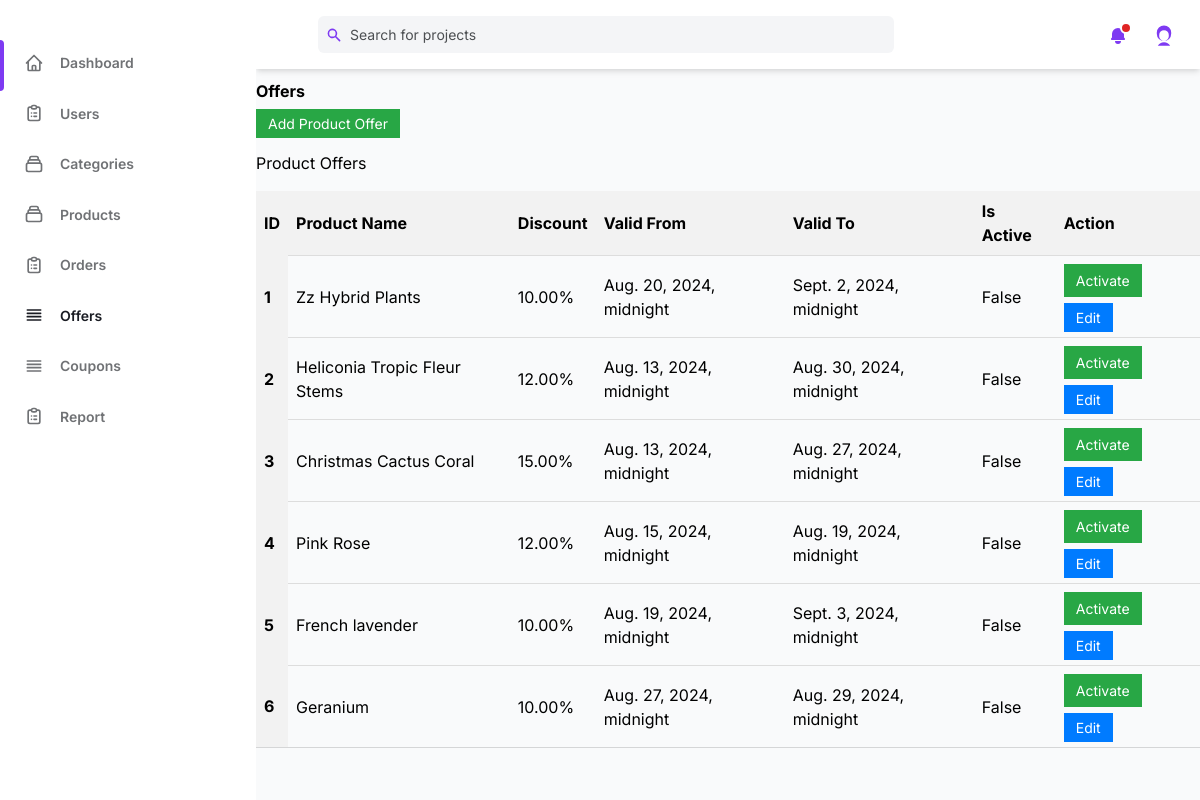
/admin_offers/ (signed in), run on the app's committed database.
### admin_dashboard/models.py (models this page shows)
class ProductOffer(models.Model):
    product = models.ForeignKey(Product, on_delete=models.CASCADE, related_name='offer')
    variant = models.OneToOneField(Variant, on_delete=models.CASCADE, related_name='variant_offer')
    discount_percentage = models.DecimalField(max_digits=5, decimal_places=2)
    valid_from = models.DateTimeField()
    valid_to = models.DateTimeField()
    is_active = models.BooleanField(default=False)
    def __str__(self):
        return f"{self.product.name} - {self.discount_percentage}%"

### products/models.py (models this page shows, shortened)
class Product(models.Model):
    name = models.CharField(max_length=20)
    image = models.ImageField(upload_to='product_image/', blank=False, null=False)
    cropping = ImageRatioField('image', '430x360')
    description = models.TextField()
    category = models.ForeignKey(Category, on_delete=models.CASCADE, related_name='products')
    is_listed = models.BooleanField(default=True)
    offer_applied =models.BooleanField(default=False)
    slug = models.SlugField(unique=True, blank=True)

### admin_dashboard/views.py (the view)
# urls.py: path('admin_offers/', views.admin_offers, name='admin_offers'),
@never_cache
@login_required(login_url='/admin_login/')
@user_passes_test(is_user_superuser)
def admin_offers(request):
    product_offers = ProductOffer.objects.all()
    now = timezone.now()
    for offer in product_offers:
        if offer.valid_to < now and offer.is_active:
            offer.is_active = False
            offer.save()
            messages.info(request, f'Product offer "{offer}" has expired and was deactivated.')
    products = Product.objects.all()
    context = {
        "products": products,
        "product_offers": product_offers
    }
    return render(request, 'Admin side/admin_offers.html', context)

### admin_dashboard/views.py (called while the page is built)
def is_user_superuser(user):
    return user.is_superuser

### templates/Admin side/admin_offers.html (shortened to what this page needs)
{%load static%}
<!DOCTYPE html>
<html :class="{ 'theme-dark': dark }" x-data="data()" lang="en">
<head>
    <link rel="stylesheet" href="{%static 'css/tailwind.output.css'%}" />
    <link rel="stylesheet" href="https://cdnjs.cloudflare.com/ajax/libs/Chart.js/2.9.3/Chart.min.css" />
    <link rel="stylesheet" href="{%static 'css/catstyles.css'%}">
    <link rel="stylesheet" href="https://cdnjs.cloudflare.com/ajax/libs/Jcrop/0.9.15/css/jquery.Jcrop.min.css">
</head>
<body>
    <div class="flex h-screen bg-gray-50 dark:bg-gray-900">
        <aside class="z-20 hidden w-64 overflow-y-auto bg-white dark:bg-gray-800 md:block flex-shrink-0">
            <div class="py-4 text-gray-500 dark:text-gray-400">
                <ul class="mt-6">
                    <li class="relative px-6 py-3">
                        <span class="absolute inset-y-0 left-0 w-1 bg-purple-600 rounded-tr-lg rounded-br-lg"
                            aria-hidden="true"></span>
                        <a class="inline-flex items-center w-full text-sm font-semibold transition-colors duration-150 hover:text-gray-800 dark:hover:text-gray-200"
                            href="{%url 'admin_dashboard'%}">
                            <span class="ml-4">Dashboard</span>
                        </a>
                    </li>
                </ul>
                <ul>
                    <li class="relative px-6 py-3">
                        <a class="inline-flex items-center w-full text-sm font-semibold transition-colors duration-150 hover:text-gray-800 dark:hover:text-gray-200 dark:text-gray-100"
                            href="{%url 'admin_view_users'%}">
                            <span class="ml-4">Users</span>
                        </a>
                    </li>
                    <li class="relative px-6 py-3">
                        <a class="inline-flex items-center w-full text-sm font-semibold transition-colors duration-150 hover:text-gray-800 dark:hover:text-gray-200"
                            href="{%url 'admin_categories'%}">
                            <span class="ml-4">Categories</span>
                        </a>
                    </li>
                    <li class="relative px-6 py-3">
                        <a class="inline-flex items-center w-full text-sm font-semibold transition-colors duration-150 hover:text-gray-800 dark:hover:text-gray-200"
                            href="{%url 'admin_products'%}">
                            <span class="ml-4">Products</span>
                        </a>
                    </li>
                    <li class="relative px-6 py-3">
                        <a class="inline-flex items-center w-full text-sm font-semibold transition-colors duration-150 hover:text-gray-800 dark:hover:text-gray-200"
                            href="{%url 'admin_orders'%}">
                            <span class="ml-4">Orders</span>
                        </a>
                    </li>
                    <li class="relative px-6 py-3">
                        <a class="inline-flex items-center w-full text-sm font-semibold transition-colors text-gray-800 duration-150 hover:text-gray-800 dark:hover:text-gray-200"
                            href="{%url 'admin_offers'%}">
                            <svg class="w-5 h-5" aria-hidden="true" fill="none" stroke-linecap="round"
                                stroke-linejoin="round" stroke-width="2" viewBox="0 0 24 24" stroke="currentColor">
                                <path d="M4 6h16M4 10h16M4 14h16M4 18h16"></path>
                            </svg>
                            <span class="ml-4">Offers</span>
                        </a>
                    </li>
                    <li class="relative px-6 py-3">
                        <a class="inline-flex items-center w-full text-sm font-semibold transition-colors duration-150 hover:text-gray-800 dark:hover:text-gray-200"
                            href="{%url 'admin_coupons'%}">
                            <svg class="w-5 h-5" aria-hidden="true" fill="none" stroke-linecap="round"
                                stroke-linejoin="round" stroke-width="2" viewBox="0 0 24 24" stroke="currentColor">
                                <path d="M4 6h16M4 10h16M4 14h16M4 18h16"></path>
                            </svg>
                            <span class="ml-4">Coupons</span>
                        </a>
                    </li>
                    <li class="relative px-6 py-3">
                        <a class="inline-flex items-center w-full text-sm font-semibold transition-colors duration-150 hover:text-gray-800 dark:hover:text-gray-200"
                            href="{%url 'report'%}">
                            <span class="ml-4">Report</span>
                        </a>
                    </li>
                </ul>
            </div>
        </aside>
        <div class="flex flex-col flex-1 w-full">
            <header class="z-10 py-4 bg-white shadow-md dark:bg-gray-800">
                <div
                    class="container flex items-center justify-between h-full px-6 mx-auto text-purple-600 dark:text-purple-300">
                    <div class="flex justify-center flex-1 lg:mr-32">
                        <div class="relative w-full max-w-xl mr-6 focus-within:text-purple-500">
                            <div class="absolute inset-y-0 flex items-center pl-2">
                                <svg class="w-4 h-4" aria-hidden="true" fill="currentColor" viewBox="0 0 20 20">
                                    <path fill-rule="evenodd"
                                        d="M8 4a4 4 0 100 8 4 4 0 000-8zM2 8a6 6 0 1110.89 3.476l4.817 4.817a1 1 0 01-1.414 1.414l-4.816-4.816A6 6 0 012 8z"
                                        clip-rule="evenodd"></path>
                                </svg>
                            </div>
                            <input
                                class="w-full pl-8 pr-2 text-sm text-gray-700 placeholder-gray-600 bg-gray-100 border-0 rounded-md dark:placeholder-gray-500 dark:focus:shadow-outline-gray dark:focus:placeholder-gray-600 dark:bg-gray-700 dark:text-gray-200 focus:placeholder-gray-500 focus:bg-white focus:border-purple-300 focus:outline-none focus:shadow-outline-purple form-input"
                                type="text" placeholder="Search for projects" aria-label="Search" />
                        </div>
                    </div>
                    <ul class="flex items-center flex-shrink-0 space-x-6">
                        <li class="relative">
                            <button
                                class="relative align-middle rounded-md focus:outline-none focus:shadow-outline-purple"
                                @click="toggleNotificationsMenu" @keydown.escape="closeNotificationsMenu"
                                aria-label="Notifications" aria-haspopup="true">
                                <svg class="w-5 h-5" aria-hidden="true" fill="currentColor" viewBox="0 0 20 20">
                                    <path
                                        d="M10 2a6 6 0 00-6 6v3.586l-.707.707A1 1 0 004 14h12a1 1 0 00.707-1.707L16 11.586V8a6 6 0 00-6-6zM10 18a3 3 0 01-3-3h6a3 3 0 01-3 3z">
                                    </path>
                                </svg>
                                <span aria-hidden="true"
                                    class="absolute top-0 right-0 inline-block w-3 h-3 transform translate-x-1 -translate-y-1 bg-red-600 border-2 border-white rounded-full dark:border-gray-800"></span>
                            </button>
                        </li>
                        <li class="relative">
                            <button class="align-middle rounded-full focus:shadow-outline-purple focus:outline-none"
                                @click="toggleProfileMenu" @keydown.escape="closeProfileMenu" aria-label="Account"
                                aria-haspopup="true">
                                <svg class="w-6 h-6 text-purple-600 dark:text-purple-300" fill="currentColor"
                                    viewBox="0 0 20 20" xmlns="http://www.w3.org/2000/svg">
                                    <path fill-rule="evenodd"
                                        d="M10 2a6 6 0 00-6 6v1a6 6 0 1012 0V8a6 6 0 00-6-6zm-4 8a4 4 0 118 0v1a4 4 0 11-8 0V10zm4 6a6 6 0 00-5.14 3h10.28A6 6 0 0010 16z"
                                        clip-rule="evenodd"></path>
                                </svg>
                            </button>
                        </li>
                    </ul>
                </div>
            </header>
            <main id="main" class="main">
                <section class="section">
                    <div class="row">
                        <div class="col-lg-12">
                            <div class="card">
                                <div class="card-body">
                                    <h1 class="card-title justify-center mb-2"><b>Offers</b></h1>
                                    <a href="#addProductOffer" class="btn btn-success mb-4 mt-2">Add Product Offer</a>
                                    <h2 class="mt-4">Product Offers</h2>
                                    <div class="table-responsive mt-4">
                                        <table class="table datatable">
                                            <thead>
                                                <tr>
                                                    <th scope="col">ID</th>
                                                    <th scope="col">Product Name</th>
                                                    <th scope="col">Discount</th>
                                                    <th scope="col">Valid From</th>
                                                    <th scope="col">Valid To</th>
                                                    <th scope="col">Is Active</th>
                                                    <th scope="col">Action</th>
                                                </tr>
                                            </thead>
                                            <tbody>
                                                {% for offer in product_offers %}
                                                <tr>
                                                    <th scope="row">{{ forloop.counter }}</th>
                                                    <td>{{ offer.product.name }}</td>
                                                    <td>{{ offer.discount_percentage }}%</td>
                                                    <td>{{ offer.valid_from }}</td>
                                                    <td>{{ offer.valid_to }}</td>
                                                    <td>{{ offer.is_active }}</td>
                                                    <td>
                                                        <form method="POST"
                                                            action="{% url 'change_product_offer_status' offer.id %}"
                                                            style="display:inline;">
                                                            <button type="submit" class="btn btn-success mb-2">
                                                                {% if offer.is_active %} Deactivate {% else %} Activate
                                                                {% endif %}
                                                            </button>
                                                        </form>
                                                        <a href="{% url 'edit_product_offer' offer.id %}"
                                                            class="btn btn-primary"> Edit </a>
                                                    </td>
                                                </tr>
                                                {% endfor %}
                                            </tbody>
                                        </table>
                                    </div>
                                </div>
                                <div
                                    class="grid px-4 py-3 text-xs font-semibold tracking-wide text-gray-500 uppercase border-t dark:border-gray-700 bg-gray-50 sm:grid-cols-9 dark:text-gray-400 dark:bg-gray-800">
                                </div>
                            </div>
                        </div>
                    </div>
        </div>
    </div>
</body>
</html>

### static/css/catstyles.css (style rules this page uses)
.main { margin-top: 10px; }
.table { width: 100%; border-collapse: collapse; }
.table th { text-align: left; padding: 8px; background-color: #f2f2f2; }
.table td { border-top: 1px solid #ddd; padding: 8px; }
.btn { padding: 6px 12px; font-size: 14px; cursor: pointer; }
.btn-primary { background-color: #007bff; border-color: #007bff; color: #fff; }
.btn-success { background-color: #28a745; border-color: #28a745; color: #fff; }

### data on the page
ProductOffer: product.name "Zz Hybrid Plants", discount_percentage "10.00", valid_from "Aug. 20, 2024, midnight", valid_to "Sept. 2, 2024, midnight", is_active "False", shows "Activate"
ProductOffer: product.name "Heliconia Tropic Fleur Stems", discount_percentage "12.00", valid_from "Aug. 13, 2024, midnight", valid_to "Aug. 30, 2024, midnight", is_active "False", shows "Activate"
ProductOffer: product.name "Christmas Cactus Coral", discount_percentage "15.00", valid_from "Aug. 13, 2024, midnight", valid_to "Aug. 27, 2024, midnight", is_active "False", shows "Activate"
ProductOffer: product.name "Pink Rose", discount_percentage "12.00", valid_from "Aug. 15, 2024, midnight", valid_to "Aug. 19, 2024, midnight", is_active "False", shows "Activate"
ProductOffer: product.name "French lavender", discount_percentage "10.00", valid_from "Aug. 19, 2024, midnight", valid_to "Sept. 3, 2024, midnight", is_active "False", shows "Activate"
ProductOffer: product.name "Geranium", discount_percentage "10.00", valid_from "Aug. 27, 2024, midnight", valid_to "Aug. 29, 2024, midnight", is_active "False", shows "Activate"
